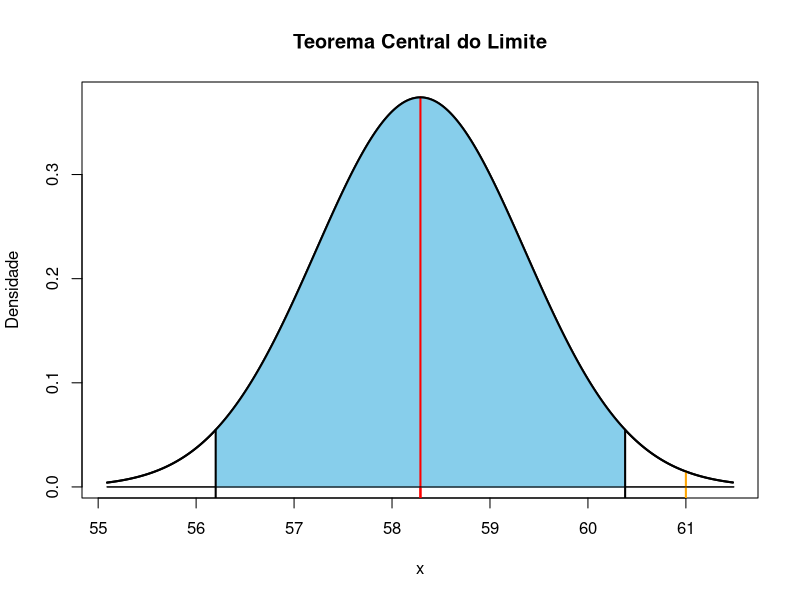
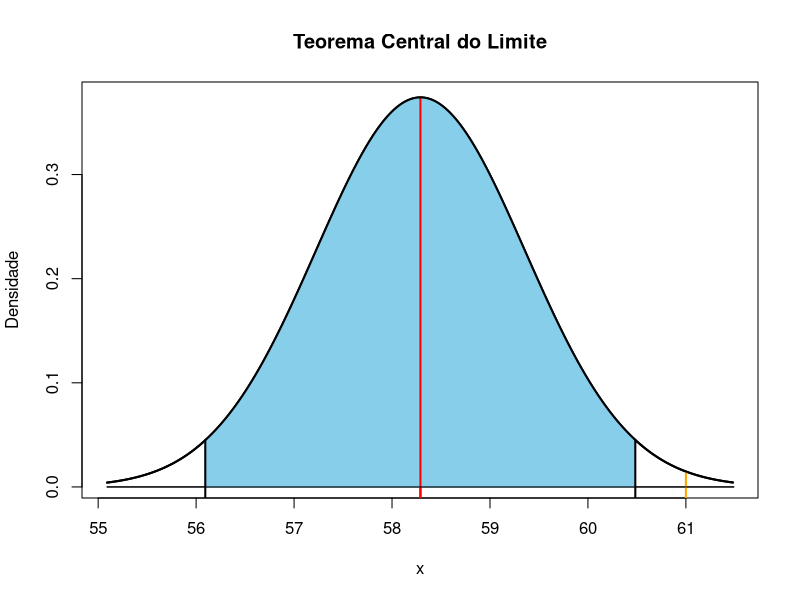
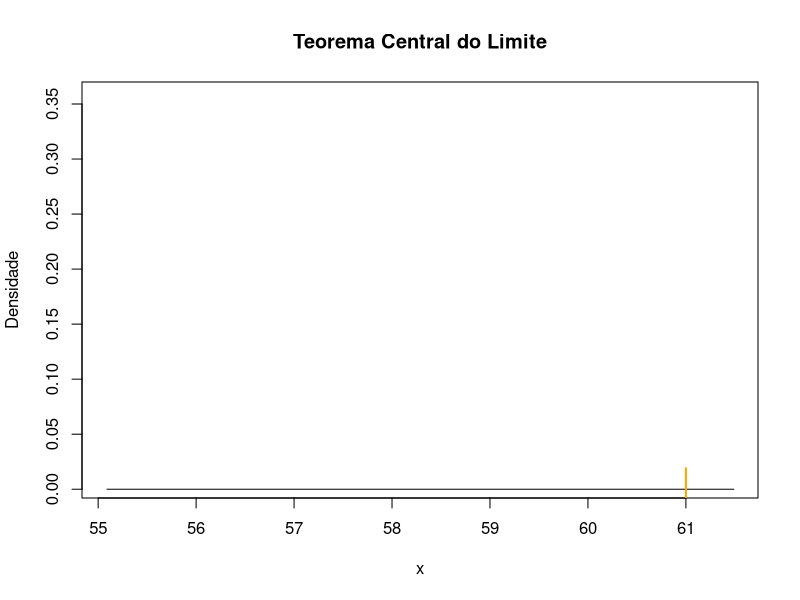
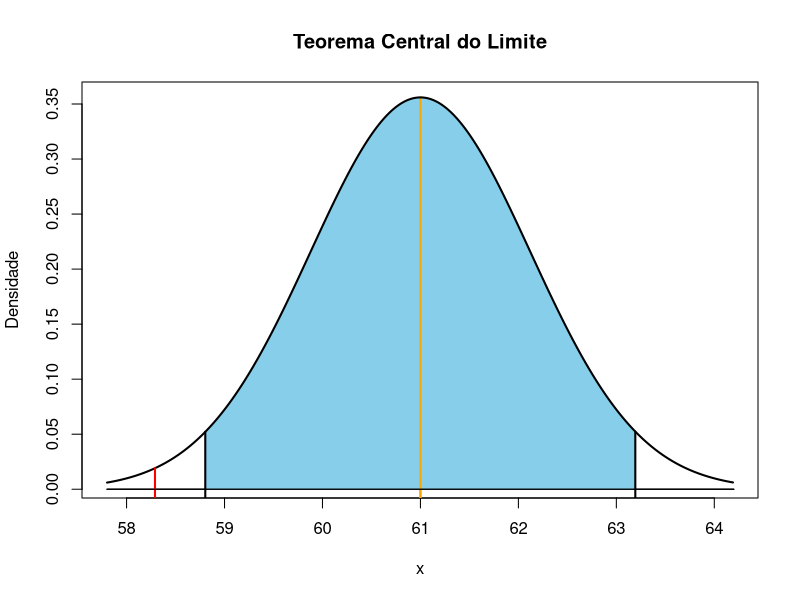
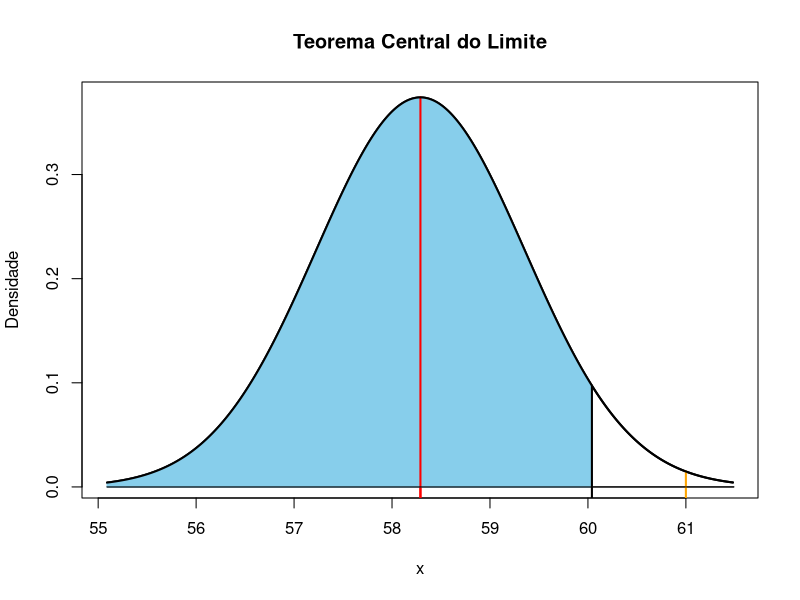
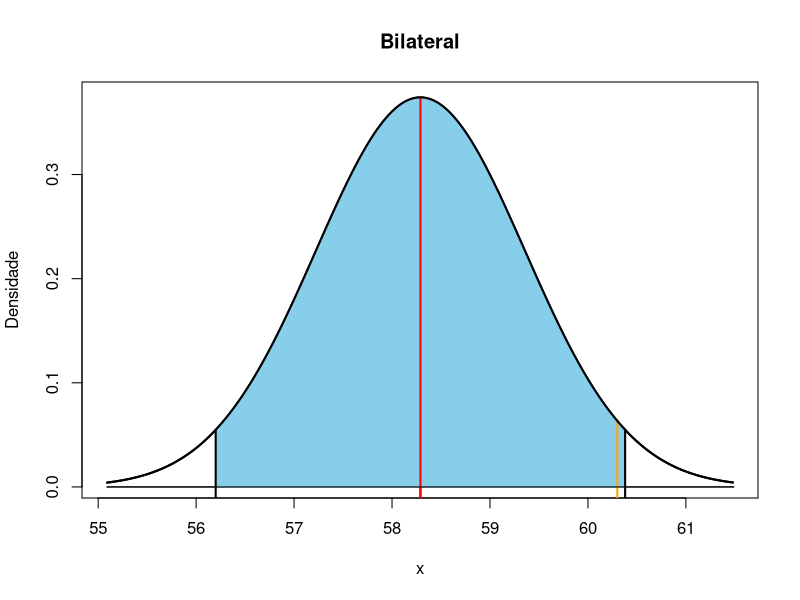
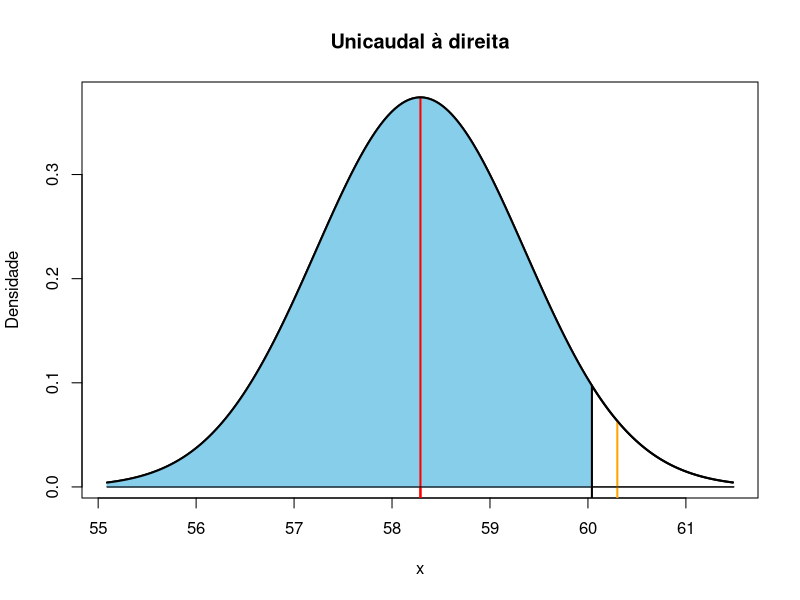

Reproduce these figures in R, in order.
rm(list = ls(all = TRUE))

cores=c("#FF0000B2", 'skyblue')

n <- 258

media1 <- 58.29
ep1 <- 17.13/sqrt(n)
# ep1 <- 18/sqrt(n)

media2 <- 61
ep2 <- 18/sqrt(n)

nc <- 0.95 # nivel de confianca
alpha <- 1 - nc # nivel de significancia

########################################################
# Abordagem a partir do TCL - desvio padrão populacional
########################################################
cn1 <- function(x) {dnorm(x,media1,ep1)} # curva normal

lim <- c(media1-3*ep1, media1+3*ep1)
x <- seq(lim[1], lim[2], by = 0.01)

# curva normal
plot(x, cn1(x), ylab="Densidade", xlab="x",
     main="Teorema Central do Limite", type="l", lwd=2)
lines(lim,c(0,0))

# media1
lines(c(media1, media1), c(-1,max(cn1(x))), col="red", lwd=2)

# intervalo de confianca 95%

ic <- seq(media1+qnorm(alpha/2)*ep1, media1+qnorm(nc+alpha/2)*ep1, by = 0.01)
polygon(c(min(ic), ic, max(ic)), c(0, cn1(ic),0), col=cores[2], border=cores[2])

# limites do intervalo de confianca
ll <- min(ic)
ul <- max(ic)

# reforca as linhas
lines(c(media1, media1), c(-1,max(cn1(x))), col="red", lwd=2) # media1
lines(c(ll, ll), c(-1, cn1(ll)), lwd=2) # ll
lines(c(ul, ul), c(-1, cn1(ul)), lwd=2) # ll
lines(c(media2, media2), c(-1, cn1(media2)), lwd=2, col="orange") # media2
lines(x,cn1(x),lwd=2, type="l")
lines(lim,c(0,0))

######################################################
# Abordagem a partir do TCL - desvio padrao da amostra
######################################################
cn1 <- function(x) {dnorm(x,media1,ep1)} # curva normal

lim <- c(media1-3*ep1, media1+3*ep1)
x <- seq(lim[1], lim[2], by = 0.01)

# curva normal
plot(x, cn1(x), ylab="Densidade", xlab="x",
     main="Teorema Central do Limite", type="l", lwd=2)
lines(lim,c(0,0))

# media1
lines(c(media1, media1), c(-1,max(cn1(x))), col="red", lwd=2)

# intervalo de confianca 95%

ic <- seq(media1+qnorm(alpha/2)*ep2, media1+qnorm(nc+alpha/2)*ep2, by = 0.01)
polygon(c(min(ic), ic, max(ic)), c(0, cn1(ic),0), col=cores[2], border=cores[2])

# limites do intervalo de confianca
ll <- min(ic)
ul <- max(ic)

# reforca as linhas
lines(c(media1, media1), c(-1,max(cn1(x))), col="red", lwd=2) # media1
lines(c(ll, ll), c(-1, cn1(ll)), lwd=2) # ll
lines(c(ul, ul), c(-1, cn1(ul)), lwd=2) # ll
lines(c(media2, media2), c(-1, cn1(media2)), lwd=2, col="orange") # media2
lines(x,cn1(x),lwd=2, type="l")
lines(lim,c(0,0))



####################################
# Transicao
####################################
# curva normal
cn1 <- function(x) {dnorm(x,media1,ep2)} # curva normal

lim <- c(media1-3*ep1, media1+3*ep1)
x <- seq(lim[1], lim[2], by = 0.01)

plot(x, cn1(x), ylab="Densidade", xlab="x",
     main="Teorema Central do Limite", type="n", lwd=2)
lines(lim,c(0,0))
lines(c(media2, media2), c(-1, cn1(media2)), lwd=2, col="orange") # media2


####################################
# Abordagem a partir da amostra
####################################
cn2 <- function(x) {dnorm(x,media2,ep2)} # curva normal

lim <- c(media2-3*ep1, media2+3*ep1)
x <- seq(lim[1], lim[2], by = 0.01)

# curva normal
plot(x, cn2(x), ylab="Densidade", xlab="x",
     main="Teorema Central do Limite", type="n", lwd=2)
lines(c(media2, media2), c(-1, cn1(media2)), lwd=2, col="orange") # media2
lines(lim,c(0,0))

# intervalo de confianca 95%
ic <- seq(media2+qnorm(alpha/2)*ep2, media2+qnorm(nc+alpha/2)*ep2, by = 0.01)
polygon(c(min(ic), ic, max(ic)), c(0, cn2(ic),0), col=cores[2], border=cores[2])

# limites do intervalo de confianca
ll <- min(ic)
ul <- max(ic)

# reforca as linhas
lines(c(media2, media2), c(-1,max(cn2(x))), col="orange", lwd=2) # media2
lines(c(ll, ll), c(-1, cn2(ll)), lwd=2) # ll
lines(c(ul, ul), c(-1, cn2(ul)), lwd=2) # ll
lines(x,cn2(x),lwd=2, type="l")
lines(lim,c(0,0))

lines(c(media1, media1), c(-1, cn2(media1)), lwd=2, col="red") # media1
lines(lim,c(0,0))


####################################
# Abordagem do TCL - H1:58.29 < 61
####################################
cn1 <- function(x) {dnorm(x,media1,ep1)} # curva normal

lim <- c(media1-3*ep1, media1+3*ep1)
x <- seq(lim[1], lim[2], by = 0.01)

# curva normal
plot(x, cn1(x), ylab="Densidade", xlab="x",
     main="Teorema Central do Limite", type="l", lwd=2)
lines(lim,c(0,0))

# media1
lines(c(media1, media1), c(-1,max(cn1(x))), col="red", lwd=2)

# intervalo de confianca 95%
ic <- seq(lim[1], qnorm(nc, media1, ep1), by = 0.01)
polygon(c(min(ic), ic, max(ic)), c(0, cn1(ic),0), col=cores[2], border=cores[2])

# limites do intervalo de confianca
ul <- max(ic)

# reforca as linhas
lines(c(media1, media1), c(-1,max(cn1(x))), col="red", lwd=2) # media1
lines(c(ul, ul), c(-1, cn1(ul)), lwd=2) # ll
lines(c(media2, media2), c(-1, cn1(media2)), lwd=2, col="orange") # media2
lines(x,cn1(x),lwd=2, type="l")
lines(lim,c(0,0))

###################################################
# Abordagem do TCL - bicaudal - unicaudal a direita
###################################################
media2 <- 60.30
cn1 <- function(x) {dnorm(x,media1,ep1)} # curva normal

lim <- c(media1-3*ep1, media1+3*ep1)
x <- seq(lim[1], lim[2], by = 0.01)

# curva normal
plot(x, cn1(x), ylab="Densidade", xlab="x",
     main="Bilateral", type="l", lwd=2)
lines(lim,c(0,0))

# media1
lines(c(media1, media1), c(-1,max(cn1(x))), col="red", lwd=2)

# intervalo de confianca 95%
ic <- seq(media1+qnorm(alpha/2)*ep1, media1+qnorm(nc+alpha/2)*ep1, by = 0.01)
polygon(c(min(ic), ic, max(ic)), c(0, cn1(ic),0), col=cores[2], border=cores[2])

# limites do intervalo de confianca
ll <- min(ic)
ul <- max(ic)

# reforca as linhas
lines(c(media1, media1), c(-1,max(cn1(x))), col="red", lwd=2) # media1
lines(c(ll, ll), c(-1, cn1(ll)), lwd=2) # ll
lines(c(ul, ul), c(-1, cn1(ul)), lwd=2) # ll
lines(c(media2, media2), c(-1, cn1(media2)), lwd=2, col="orange") # media2
lines(x,cn1(x),lwd=2, type="l")
lines(lim,c(0,0))


# unicaudal a direita
lim <- c(media1-3*ep1, media1+3*ep1)
x <- seq(lim[1], lim[2], by = 0.01)

# curva normal
plot(x, cn1(x), ylab="Densidade", xlab="x",
     main="Unicaudal à direita", type="l", lwd=2)
lines(lim,c(0,0))

# media1
lines(c(media1, media1), c(-1,max(cn1(x))), col="red", lwd=2)

# intervalo de confianca 95%
ic <- seq(lim[1], qnorm(nc, media1, ep1), by = 0.01)
polygon(c(min(ic), ic, max(ic)), c(0, cn1(ic),0), col=cores[2], border=cores[2])

# limites do intervalo de confianca
ul <- max(ic)

# reforca as linhas
lines(c(media1, media1), c(-1,max(cn1(x))), col="red", lwd=2) # media1
lines(c(ul, ul), c(-1, cn1(ul)), lwd=2) # ll
lines(c(media2, media2), c(-1, cn1(media2)), lwd=2, col="orange") # media2
lines(x,cn1(x),lwd=2, type="l")
lines(lim,c(0,0))
